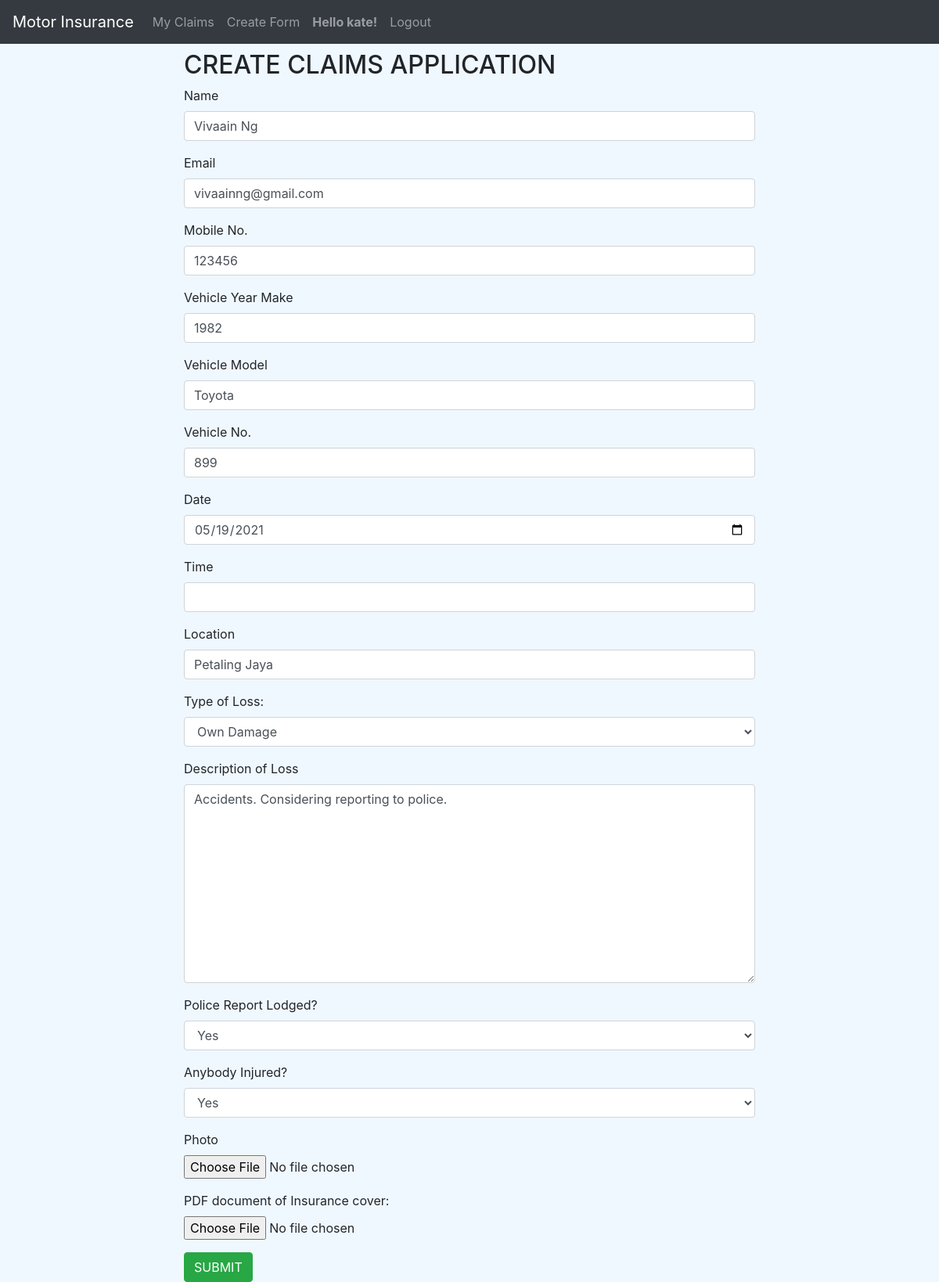
Page /update-form/33 (signed in) on the committed database.
### claims/models.py (models this page shows, shortened)
class ClaimsModel(models.Model):
    owner = models.ForeignKey(User, null=True, blank=True, on_delete=SET_NULL)
    name = models.CharField("Name", max_length=100)
    email = models.EmailField("Email", null=True, blank=True)
    mobileNo = models.IntegerField("Mobile No.", null=True, blank=True)
    vehicleYearMake = models.IntegerField(
        "Vehicle Year Make", null=True, blank=True)
    vehicleModel = models.CharField(
        "Vehicle Model", max_length=100, null=True, blank=True)
    vehicleNo = models.CharField(
        "Vehicle No.", max_length=10, null=True, blank=True)
    date = models.DateField("Date", null=True, blank=True)
    time = models.TimeField("Time", null=True, blank=True)
    location = models.CharField(
        "Location", null=True, blank=True, max_length=400)
    typeOfLoss = models.CharField(
        "Type of Loss:", default="Own Damage", max_length=20)
    description = models.CharField(
        "Description of Loss", null=True, blank=True, max_length=2000)
    isPoliceReported = models.CharField(
        "Police Report Lodged?", default="No", max_length=3)
    isInjured = models.CharField(
        "Anybody Injured?", default="No", max_length=3)
    photo = models.ImageField("Photo", blank=True, upload_to='media/images/')
    pdf = models.FileField(
        "PDF document of Insurance cover:", blank=True, upload_to='pdf/')
    UPDATE_STATUS_CHOICES = [
        ("In Progress", "In Progress"),
        ("Accepted", "Accepted")
    ]
    updateStatus = models.CharField("Update Status",
                                    max_length=20,
                                    default="In Progress",
                                    choices=UPDATE_STATUS_CHOICES)

### claims/views.py (the view, shortened to what this page needs)
# urls.py: path("update-form/<int:claimId>", views.updateForm, name="update-form"),
def updateForm(request, claimId):
    claim = ClaimsModel.objects.get(id=claimId)
    form = ClaimModelForm(instance=claim)
    context = {"form": form}
    return render(request, "claims/claimsForm.html", context)

### claims/forms.py
class ClaimModelForm(forms.ModelForm):
    class Meta:
        CHOICES_FOR_LOSS_TYPES = (
            ("Own Damage", "Own Damage"),
            ("Knock for Knock", "Knock for Knock"),
            ("Windscreen Damage", "Windscreen Damage"),
            ("Theft", "Theft")
        )
        BINARY_CHOICES = [
            ("Yes", "Yes"),
            ("No", "No")]
        model = ClaimsModel
        fields = '__all__'
        widgets = {
            "date": forms.widgets.DateInput(attrs={'type': 'date'}),
            "time:": forms.widgets.TimeInput(attrs={'type': 'time'}),
            "typeOfLoss": forms.Select(choices=CHOICES_FOR_LOSS_TYPES),
            "description": forms.Textarea,
            "isPoliceReported": forms.Select(choices=BINARY_CHOICES),
            "isInjured": forms.Select(choices=BINARY_CHOICES),
            "updateStatus": forms.HiddenInput(),
            "owner": forms.HiddenInput()
        }

### claims/templates/claims/claimsForm.html (shortened to what this page needs)
{% extends 'claims/base.html' %}
{% load crispy_forms_tags %}
{% block heading %} CREATE CLAIMS APPLICATION {% endblock %}
{% block content %}
    {% if user.is_authenticated %}
    <form method="POST" action=""
        enctype="multipart/form-data">
        {{ form|crispy }}
        <button type="submit" class="btn btn-success">SUBMIT</button>
    </form>
    {% else %}
        <p>
            <h2>You need to be logged in to create or update claims: <a href="{% url 'login' %}">Login</a></h2>
        </p>
    {% endif %}
{% endblock %}

### claims/templates/claims/navbar.html (shortened to what this page needs)
<nav class="navbar navbar-expand-lg navbar-dark bg-dark">
    <a class="navbar-brand" href="{% url 'home' %}">Motor Insurance</a>
    <div class="collapse navbar-collapse" id="navbarNav">
      <ul class="navbar-nav">
        <li class="nav-item">
          <a class="nav-link" href="{% url 'display-forms' %}">My Claims</a>
        </li>
        <li class="nav-item">
          <a class="nav-link" href="{% url 'create-form' %}">Create Form</a>
        </li>
        {% if user.is_authenticated %}
          <li class="nav-item">
            <a class="nav-link" style="font-weight: bold;">Hello {{ user.username }}!</a>
          </li>
          <li class="nav-item">
            <a class="nav-link" href="{% url 'logout' %}">Logout</a>
          </li>
        {% endif %}
      </ul>
    </div>
  </nav>

### rows in the picture
ClaimsModel: name "Vivaain Ng", email "vivaainng@gmail.com", mobileNo "123456", vehicleYearMake "1982", vehicleModel "Toyota", vehicleNo "899", date "05/19/2021", location "Petaling Jaya", typeOfLoss "Own Damage", description "Accidents. Considering reporting to police.", isPoliceReported "Yes", isInjured "Yes"

### other values in the picture
{{ user.username }} "kate"
